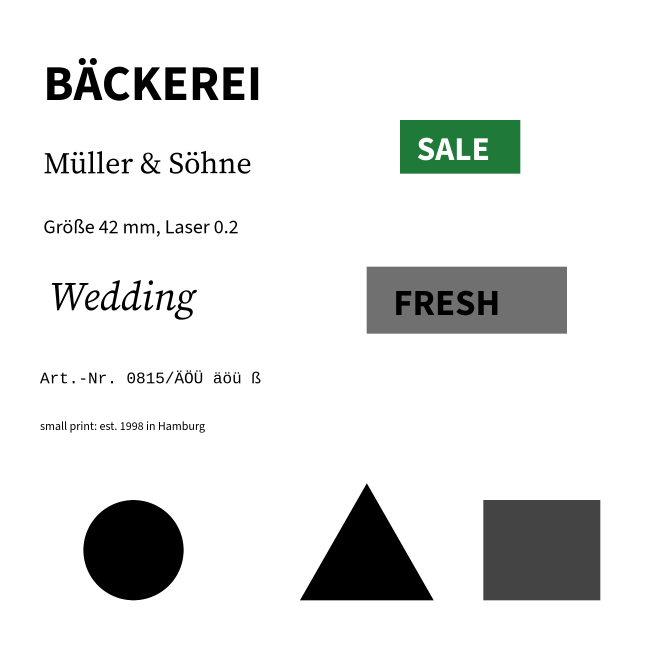
#> input picture curvyo-ocr-core/tests/fixtures/poster.png, 2000 x 2000 px, found by its file name (shown at 1/3 size)
$ python make_turned.py
#> lines starting #> are read from the running program, lines starting #| are printed output that depends on the picture
"""Renders the fixtures of 0091 slice 3 (upside-down and steep text, criteria 30, 31 and 33).

Run from the repository root: `python3 -I vectrace/tests/fixtures/turned/make_turned.py`.
The 180 degree poster is the reference poster (`../poster.png`) turned exactly; the steep and the
mixed lines are drawn as the tester's `rotated()` in `../tester/make_posters.py` does, in Source
Sans 3 (OFL, included in Curvyo). The truth of every line is in `truth.toml` next to this script.
"""

from pathlib import Path

from PIL import Image, ImageDraw, ImageFont

ROOT = Path(__file__).resolve().parents[4]
OUT = Path(__file__).resolve().parent
SANS = ROOT / "frontend/public/fonts/source-sans-3/SourceSans3-Regular.otf"


def turned_line(string, degrees, size=96):
    """The line as a white-on-black mask turned by `degrees` (counter-clockwise on screen)."""
    face = ImageFont.truetype(str(SANS), size)
    _, _, right, bottom = face.getbbox(string)
    strip = Image.new("L", (right + 40, bottom + 40), 0)
    ImageDraw.Draw(strip).text((20, 20), string, font=face, fill=255)
    return strip.rotate(degrees, resample=Image.BICUBIC, expand=True)


def poster_180():
    Image.open(OUT.parent / "poster.png").transpose(Image.Transpose.ROTATE_180).save(
        OUT / "poster_180.png"
    )
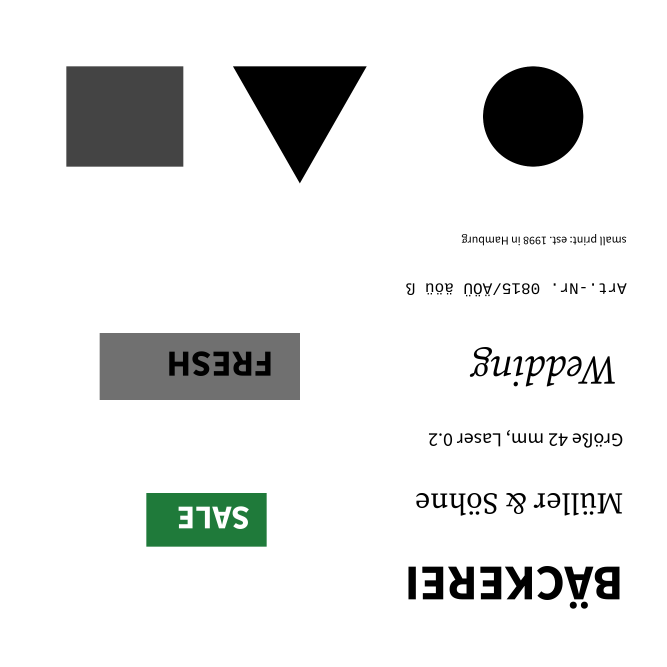
#> saved as poster_180.png: PIL image 2000x2000 RGBA (shown at 1/3 size); mean R, G, B, A 229, 230.2, 229.4, 255


def steep():
    image = Image.new("RGB", (1400, 1400), "white")
#> image: PIL image 1400x1400 RGB; every value is 255
    up = turned_line("Steil nach oben", 90)
#> in turned_line, `strip = Image.new("L", (right + 40, bottom + 40), 0)`: strip: PIL image 785x131 L; every value is 0
    down = turned_line("Steil nach unten", -90)
#> call 2 of turned_line, with string = 'Steil nach unten', degrees = -90, size = 96
#> in turned_line (call 2), `strip = Image.new("L", (right + 40, bottom + 40), 0)`: strip: PIL image 825x131 L; every value is 0
#> in turned_line (call 2), `ImageDraw.Draw(strip).text((20, 20), string, font=face, fill=255)`:
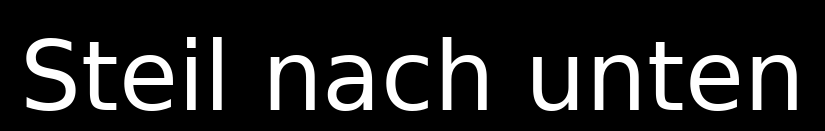
#> strip: PIL image 825x131 L; min 0, max 255, mean 34.2
#> in turned_line (call 2), `return strip.rotate(degrees, resample=Image.BICUBIC, expand=True)`:
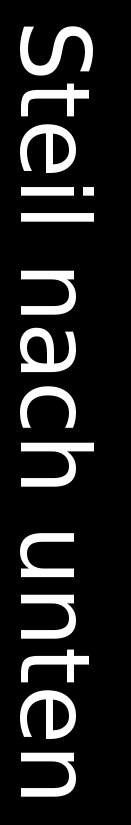
#> returned value: PIL image 131x825 L; min 0, max 255, mean 34.2
    image.paste((0, 0, 0), (350 - up.width // 2, (1400 - up.height) // 2), up)
    image.paste((0, 0, 0), (1050 - down.width // 2, (1400 - down.height) // 2), down)
    image.save(OUT / "steep.png")


def mixed():
    image = Image.new("RGB", (1400, 900), "white")
#> image: PIL image 1400x900 RGB; every value is 255
    upright = turned_line("Oben richtig", 0)
#> call 3 of turned_line, with string = 'Oben richtig', degrees = 0, size = 96
#> in turned_line (call 3), `strip = Image.new("L", (right + 40, bottom + 40), 0)`: strip: PIL image 632x150 L; every value is 0
#> in turned_line (call 3), `ImageDraw.Draw(strip).text((20, 20), string, font=face, fill=255)`:
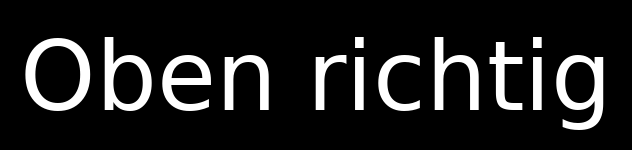
#> strip: PIL image 632x150 L; min 0, max 255, mean 31.8
    upside = turned_line("Kopfstand 180", 180)
#> call 4 of turned_line, with string = 'Kopfstand 180', degrees = 180, size = 96
#> in turned_line (call 4), `strip = Image.new("L", (right + 40, bottom + 40), 0)`: strip: PIL image 734x150 L; every value is 0
#> in turned_line (call 4), `ImageDraw.Draw(strip).text((20, 20), string, font=face, fill=255)`:
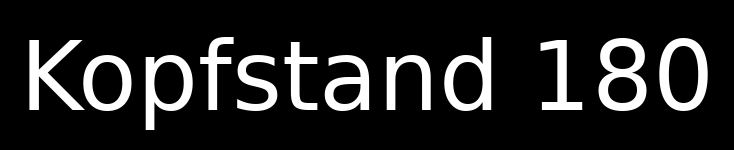
#> strip: PIL image 734x150 L; min 0, max 255, mean 34.6
#> in turned_line (call 4), `return strip.rotate(degrees, resample=Image.BICUBIC, expand=True)`:
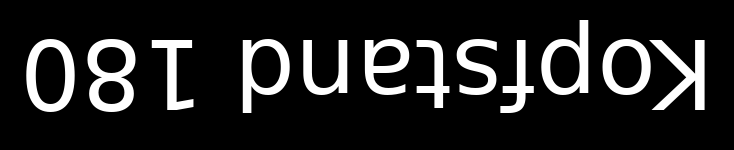
#> returned value: PIL image 734x150 L; min 0, max 255, mean 34.6
    image.paste((0, 0, 0), ((1400 - upright.width) // 2, 150), upright)
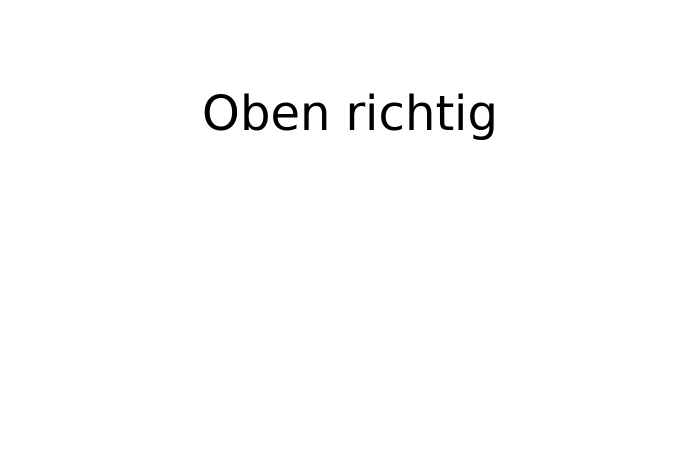
#> image: PIL image 1400x900 RGB (shown at 1/2 size); min 0, max 255, mean 252.6
    image.paste((0, 0, 0), ((1400 - upside.width) // 2, 550), upside)
    image.save(OUT / "mixed.png")


poster_180()
steep()
mixed()
